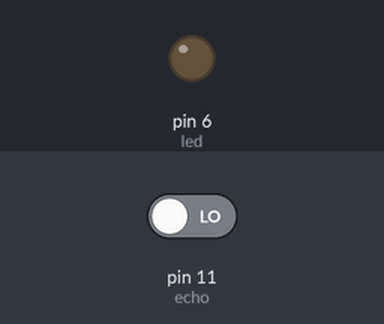
Simulated run of this sketch. Board: Arduino Uno, built with avr-gcc and run on an emulated ATmega328P. On the bench: output pins drawn as LEDs (lit = HIGH). Inputs (shaded band) come from the test bench; at power-on: pin 11 (echo) LOW. Pins used as bus, display or sensor lines are not drawn; what the sketch prints to the serial monitor is not drawn.

Above: at 0.05 s.
At 2.05 s:
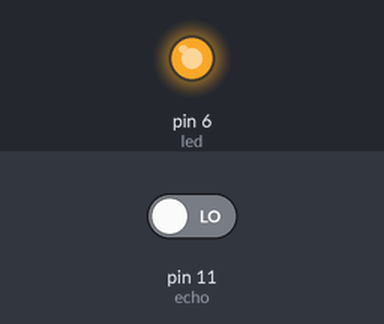
Timing chart, 0 to 7.0 s (numbered marks = the images above):
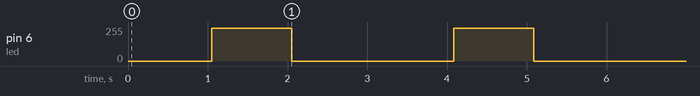

Measured:
- by itself, pin 6 (led): alternates 244/255 for 1.0 s and 0/255 for 2.0 s

The sketch:

ultrasonic_sensor.ino
```cpp
int trig = 10;
int echo = 11;
float dura;
const float sos = 0.034;
float distance;
int led = 6;


void setup() {
  // put your setup code here, to run once:
pinMode(trig, OUTPUT);
pinMode(echo, INPUT);
Serial.begin(9600);
digitalWrite(trig, HIGH);
delay(10);
digitalWrite(trig, LOW);
delay(10);
pinMode(led, OUTPUT);

}

void loop() {
  // put your main code here, to run repeatedly:
  digitalWrite(trig, HIGH);
  delay(30);
  digitalWrite(trig, LOW);
  delay(2);
  dura = pulseIn(echo, HIGH);
  distance = dura *(sos/2);
  if(distance <= 15){
  analogWrite(led, 500);
  delay(1000);
  analogWrite(led, 0);
  delay(1000);


    }
  Serial.println(distance);


}
```
